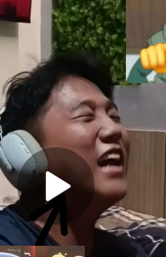
#> input picture gambar.png, 166 x 257 px
$ python ti-eq.py
#> lines starting #> are read from the running program, lines starting #| are printed output that depends on the picture
import cv2
import numpy as np
import os

script_dir = os.path.dirname(os.path.abspath(__file__))
image_path = os.path.join(script_dir, "gambar.png")

img_bgr = cv2.imread(image_path)
#> img_bgr is the input picture: shape (257, 166, 3); mean B, G, R 66.9, 76.7, 88.7

if img_bgr is None:
    raise FileNotFoundError(f"File {image_path} tidak ditemukan!")

# Resize input image to keep outputs within the window boundary
img_bgr = cv2.resize(img_bgr, (320, 240))
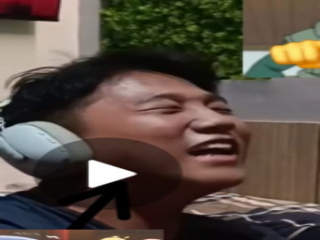
#> img_bgr: shape (240, 320, 3); mean B, G, R 66.8, 76.5, 88.6

b = img_bgr[:, :, 0].astype(np.float32)
g = img_bgr[:, :, 1].astype(np.float32)
r = img_bgr[:, :, 2].astype(np.float32)
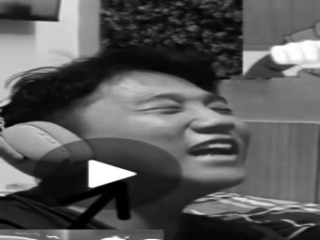
#> r: shape (240, 320) float32; min 0, max 255, mean 88.6
gray = (0.114 * b + 0.587 * g + 0.299 * r).astype(np.uint8)

h, w = gray.shape
#> h = 240; w = 320
total_pixels = h * w
#> total_pixels = 76800

# 1. Transformasi Intensitas Manual
img_negative = 255 - gray
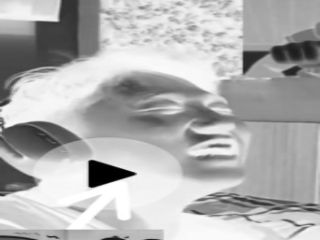
#> img_negative: shape (240, 320); min 0, max 255, mean 176.4

c_log = 255.0 / np.log(1.0 + 255.0)
lut_log = np.array([round(c_log * np.log(1.0 + float(i))) for i in range(256)], dtype=np.uint8)
img_log = lut_log[gray]
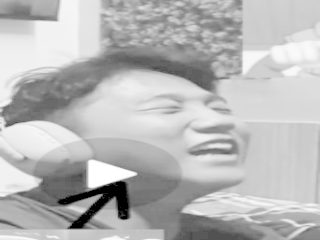
#> img_log: shape (240, 320); min 0, max 255, mean 184.2

gamma = 0.5
c_gamma = 255.0 / (255.0 ** gamma)
lut_gamma = np.array([round(c_gamma * (float(i) ** gamma)) for i in range(256)], dtype=np.uint8)
img_gamma = lut_gamma[gray]
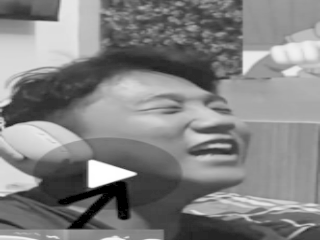
#> img_gamma: shape (240, 320); min 0, max 255, mean 130.4

# 2. Ekualisasi Histogram Manual
hist = np.zeros(256, dtype=int)
flat_gray = gray.reshape(-1)
for val in flat_gray:
    hist[val] += 1
#> this loop made 76800 passes
#> val on passes 1 to 3: 49, 49, 49
#> after the loop, hist = 256 values, max 1147 at index 87, min 0 at index 235, mean 300

cdf = np.zeros(256, dtype=float)
cumulative = 0
for i in range(256):
    cumulative += hist[i]
    cdf[i] = cumulative
#> this loop made 256 passes
#> cumulative on passes 1 to 3: 931, 1107, 1183
#> after the loop, cdf = 256 values from 931 to 76800; cumulative = 76800

cdf_min = 0
for i in range(256):
    if cdf[i] > 0:
        cdf_min = cdf[i]
        break
#> this loop made 1 pass

lut_eq = np.zeros(256, dtype=np.uint8)
denom = total_pixels - cdf_min
#> denom = 75869
for i in range(256):
    if denom > 0:
        lut_eq[i] = round(((cdf[i] - cdf_min) / denom) * 255)
    else:
        lut_eq[i] = i
#> after the loop, lut_eq = 256 values from 0 to 255

img_equalized = lut_eq[gray]

# Layout & Text Labels
row1 = np.hstack((gray, img_negative, img_equalized))
row2 = np.hstack((gray, img_log, img_gamma))

cv2.putText(row1, "Grayscale", (15, 25), cv2.FONT_HERSHEY_SIMPLEX, 0.6, 255, 2)
cv2.putText(row1, "Negative", (w + 15, 25), cv2.FONT_HERSHEY_SIMPLEX, 0.6, 0, 2)
cv2.putText(row1, "Equalized", (2 * w + 15, 25), cv2.FONT_HERSHEY_SIMPLEX, 0.6, 255, 2)

cv2.putText(row2, "Grayscale", (15, 25), cv2.FONT_HERSHEY_SIMPLEX, 0.6, 255, 2)
cv2.putText(row2, "Log Transform", (w + 15, 25), cv2.FONT_HERSHEY_SIMPLEX, 0.6, 255, 2)
cv2.putText(row2, "Gamma Transform", (2 * w + 15, 25), cv2.FONT_HERSHEY_SIMPLEX, 0.6, 255, 2)
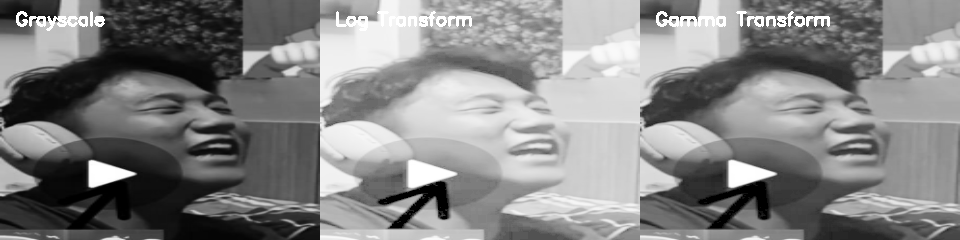
#> row2: shape (240, 960); min 0, max 255, mean 132.3

display = np.vstack((row1, row2))
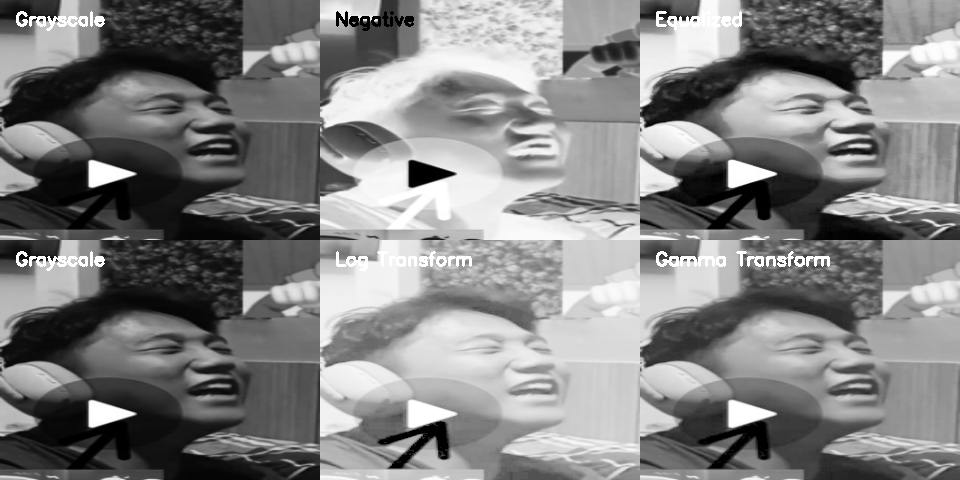
#> display: shape (480, 960); min 0, max 255, mean 129.9

window_name = "Tugas 2 - Intensitas & Ekualisasi Histogram (Manual)"
cv2.namedWindow(window_name, cv2.WINDOW_NORMAL)
cv2.resizeWindow(window_name, 960, 480)

cv2.imshow(window_name, display)

cv2.waitKey(0)
cv2.destroyAllWindows()
